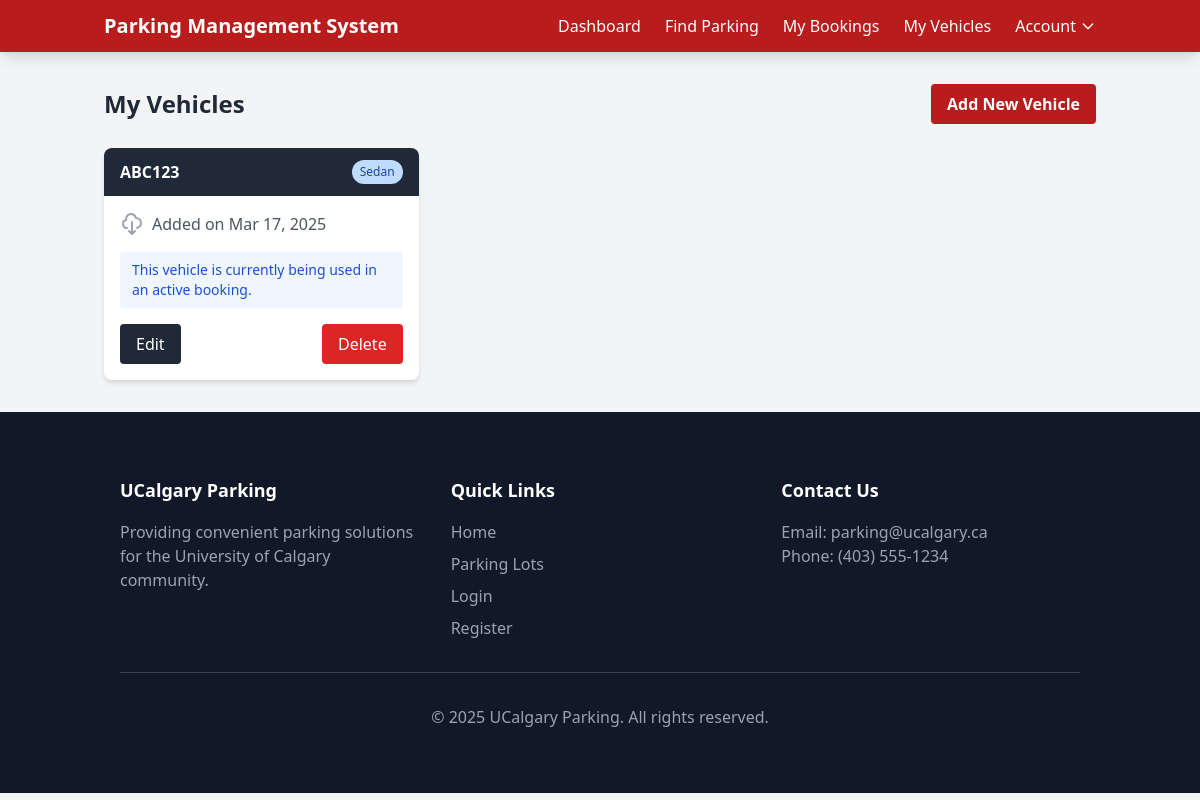
Page /my-vehicles.php (signed in) on the earlier database version.
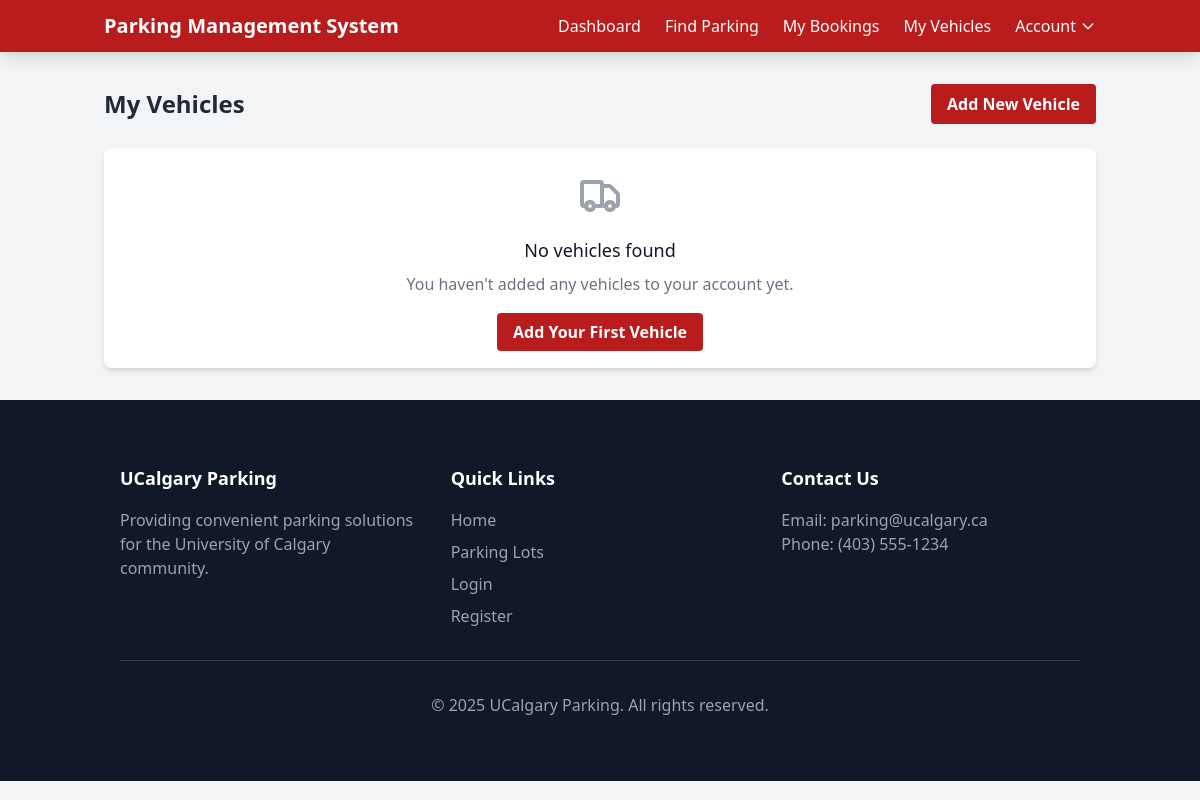
Same page on the later database version.
### tables this page shows
CREATE TABLE vehicles (
    vehicle_id INT AUTO_INCREMENT PRIMARY KEY,
    license_plate VARCHAR(20) NOT NULL UNIQUE,
    vehicle_type ENUM('Sedan','SUV','Truck','Other') NOT NULL,
    owner_id INT NOT NULL,
    created_at DATETIME DEFAULT CURRENT_TIMESTAMP,
    FOREIGN KEY (owner_id) REFERENCES customers(user_id) ON DELETE CASCADE
);

### src/includes/db.php (called while the page is built, shortened)
<?php
class Database {
    private $host = "localhost";
    private $user = "root";
    private $pass = "";
    private $dbname = "parking_management";
    private $conn;
    public function __construct() {
        try {
            $this->conn = new PDO("mysql:host={$this->host};dbname={$this->dbname}", $this->user, $this->pass);
            $this->conn->setAttribute(PDO::ATTR_ERRMODE, PDO::ERRMODE_EXCEPTION);
            $this->conn->setAttribute(PDO::ATTR_DEFAULT_FETCH_MODE, PDO::FETCH_ASSOC);
        } catch(PDOException $e) {
            error_log("Database connection failed: " . $e->getMessage());
            die("Database connection failed. Please check your configuration.");
        }
    }
    public function query($sql, $params = []) {
        $stmt = $this->conn->prepare($sql);
        $stmt->execute($params);
        return $stmt;
    }
}

### src/includes/functions.php (called while the page is built, shortened)
<?php
function generateCSRFToken() {
    return $_SESSION['csrf_token'];
}
?>

### src/my-vehicles.php (the view, shortened to what the changed rows need)
<?php
require_once 'includes/db.php';
require_once 'includes/functions.php';
$user_id = $_SESSION['user_id'];
$db = new Database();
$vehicles = $db->query("SELECT * FROM vehicles WHERE owner_id = ? ORDER BY vehicle_id DESC", [$user_id])->fetchAll();
?>
<!DOCTYPE html>
<html lang="en">
<head>
    <link href="https://cdn.jsdelivr.net/npm/tailwindcss@2.2.19/dist/tailwind.min.css" rel="stylesheet">
    <link rel="stylesheet" href="assets/css/styles.css">
</head>
<body class="bg-gray-100 font-sans">
    <?php include 'includes/header.php'; ?>
    <div class="container mx-auto px-4 py-8">
        <div class="max-w-5xl mx-auto">
            <div class="flex justify-between items-center mb-6">
                <h1 class="text-2xl font-bold text-gray-800">My Vehicles</h1>
            </div>
            <?php if (count($vehicles) > 0): ?>
                <div class="grid grid-cols-1 md:grid-cols-2 lg:grid-cols-3 gap-6">
                    <?php foreach ($vehicles as $vehicle): ?>
                        <div class="bg-white rounded-lg shadow-md overflow-hidden">
                            <div class="bg-gray-800 text-white px-4 py-3 flex justify-between items-center">
                                <h3 class="font-semibold"><?php echo htmlspecialchars($vehicle['license_plate']); ?></h3>
                                <span class="px-2 py-1 text-xs rounded-full
                                    <?php
                                    switch($vehicle['vehicle_type']) {
                                        case 'Sedan': echo 'bg-blue-200 text-blue-800'; break;
                                    }
                                    ?>">
                                    <?php echo htmlspecialchars($vehicle['vehicle_type']); ?>
                                </span>
                            </div>
                            <div class="p-4">
                                <div class="flex items-center mb-4">
                                    <svg class="h-6 w-6 text-gray-400 mr-2" fill="none" viewBox="0 0 24 24" stroke="currentColor">
                                        <path stroke-linecap="round" stroke-linejoin="round" stroke-width="2" d="M7 16a4 4 0 01-.88-7.903A5 5 0 1115.9 6L16 6a5 5 0 011 9.9M9 19l3 3m0 0l3-3m-3 3V10" />
                                    </svg>
                                    <span class="text-gray-600">Added on <?php echo date('M d, Y', strtotime($vehicle['created_at'])); ?></span>
                                </div>
                                <?php
                                $activeBooking = $db->query(
                                    "SELECT b.booking_id FROM bookings b
                                    WHERE b.customer_id = ? AND b.status = 'Active'",
                                    [$user_id]
                                )->fetch();
                                ?>
                                <?php if ($activeBooking): ?>
                                    <div class="mb-4 bg-blue-50 text-blue-700 px-3 py-2 rounded">
                                        <p class="text-sm">This vehicle is currently being used in an active booking.</p>
                                    </div>
                                <?php endif; ?>
                                <div class="flex justify-between mt-4">
                                    <a href="edit-vehicle.php?id=<?php echo $vehicle['vehicle_id']; ?>" class="bg-gray-800 hover:bg-gray-700 text-white py-2 px-4 rounded">
                                        Edit
                                    </a>
                                    <a href="my-vehicles.php?action=delete&id=<?php echo $vehicle['vehicle_id']; ?>&token=<?php echo generateCSRFToken(); ?>"
                                       class="bg-red-600 hover:bg-red-700 text-white py-2 px-4 rounded delete-vehicle"
                                       <?php echo $activeBooking ? 'disabled' : ''; ?>>
                                        Delete
                                    </a>
                                </div>
                            </div>
                        </div>
                    <?php endforeach; ?>
                </div>
            <?php else: ?>
                <div class="bg-white rounded-lg shadow-md overflow-hidden">
                    <div class="p-6 text-center">
                        <h3 class="mt-4 text-lg font-medium text-gray-900">No vehicles found</h3>
                        <p class="mt-2 text-gray-500">You haven't added any vehicles to your account yet.</p>
                        <div class="mt-6">
                            <a href="add-vehicle.php" class="bg-red-700 hover:bg-red-800 text-white font-bold py-2 px-4 rounded">
                                Add Your First Vehicle
                            </a>
                        </div>
                    </div>
                </div>
            <?php endif; ?>
        </div>
    </div>
</body>
</html>

Differences in the rows shown:
removed vehicles: license_plate "ABC123", vehicle_type "Sedan", created_at "Mar 17, 2025"
Other differences:
text now shown: "No vehicles found You haven't added any vehicles to your account yet. Add Your First Vehicle"
